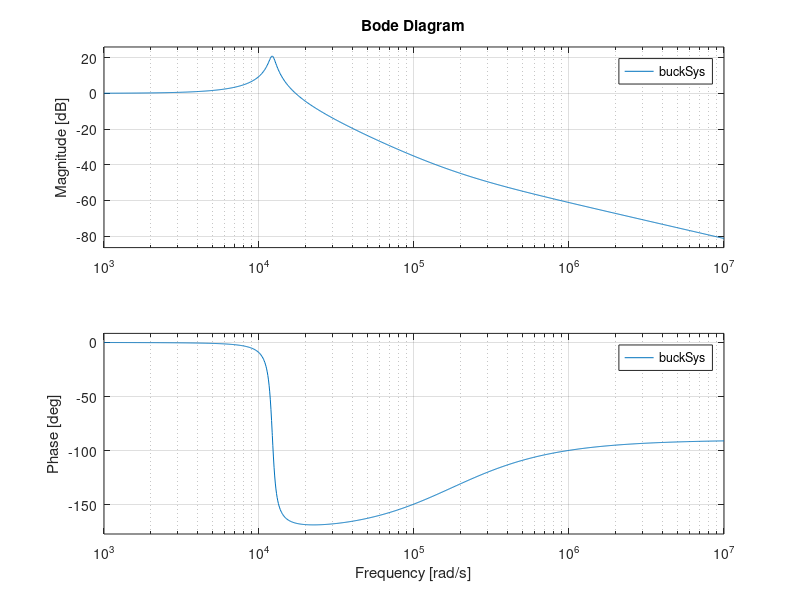

This chart was generated by the following MATLAB code:
% Script for the analisys and control of the synchronous Buck converter %

%s = tf('s'); Use when in need of writing in 's' terms directly

% Converter parameters (defined by the user)
L = 68E-6;                         % Inductor value
rL = 17E-3;                        % Inductor series resistence

C = 99E-6;                         % Capacitor Value
rC = 58.33E-3;                     % Capacitor ESR

Vg = 15;                           % Input Voltage


% Tansfer function parameters
Gvd0 = Vg;                         % Gain
wESR = 1/(rC*C);                   % Zero originated from rC ESR (equivalent series resistance)
w0 = 1/(sqrt(L*C));                % Resonant frequency
Q = (1/(rC + rL))*(sqrt(L/C));     % Q-factor

% Transfer function
numerator = [rC*C 1];
denominator = [1/(w0^2) 1/(Q*w0) 1];
buckSys = tf(numerator , denominator);

bode(buckSys)
%step(buckSys)
